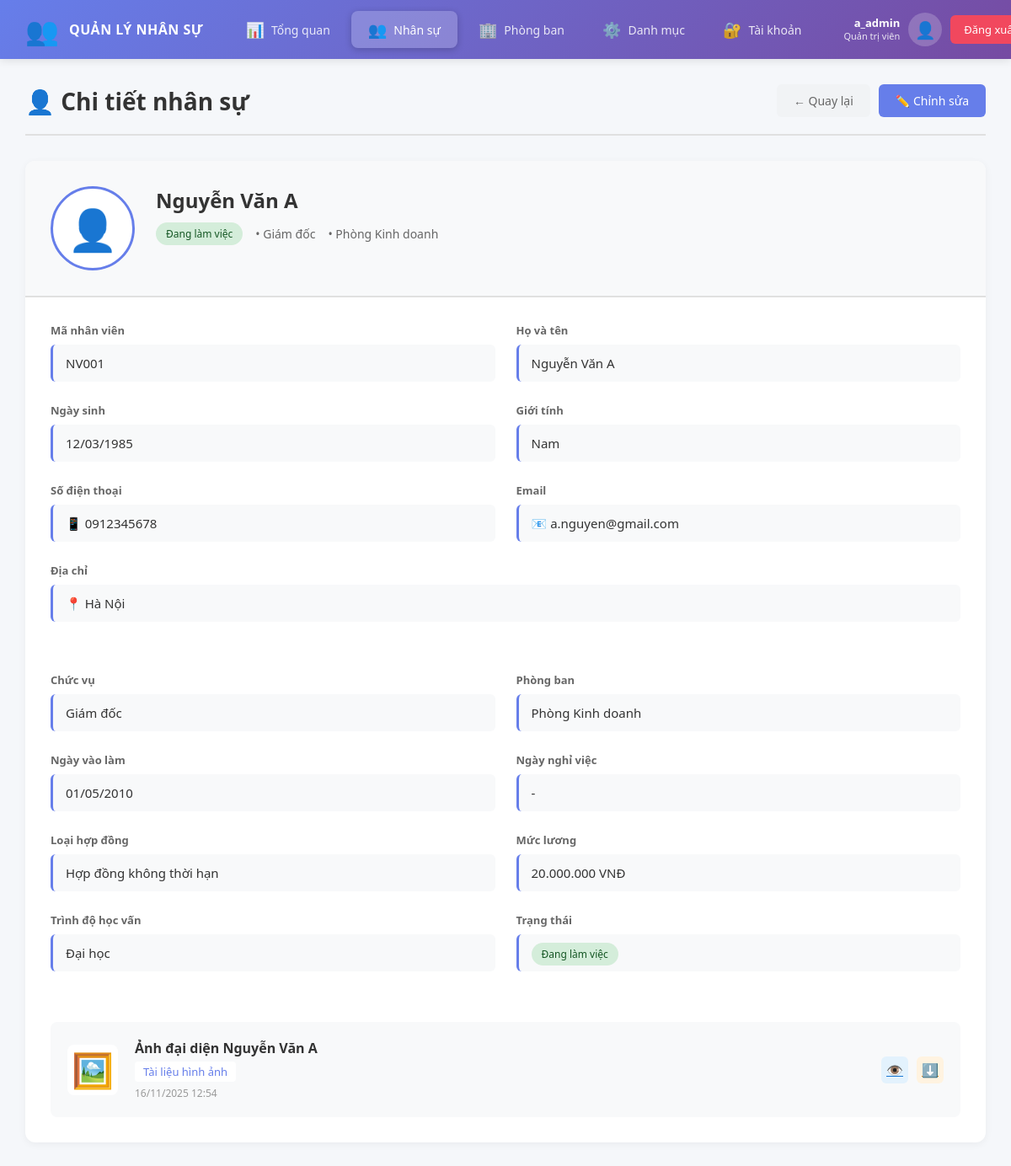
The page /nhan_su/nhan_su_detail.php?id=1 (signed in) on the database its author committed.
### tables this page shows
CREATE TABLE nhan_su (
    id INT AUTO_INCREMENT PRIMARY KEY,
    ma_nhan_vien VARCHAR(50) UNIQUE NOT NULL,
    ho_ten VARCHAR(100) NOT NULL,
    ngay_sinh DATE,
    gioi_tinh ENUM('Nam', 'Nữ', 'Khác') DEFAULT 'Nam',
    so_dien_thoai VARCHAR(15),
    email VARCHAR(100),
    dia_chi TEXT,
    anh_dai_dien VARCHAR(255),
    
     
    chuc_vu_id INT,
    phong_ban_id INT,
    ngay_vao_lam DATE,
    ngay_nghi_viec DATE NULL,
    loai_hop_dong_id INT,
    muc_luong DECIMAL(15,2),
    trinh_do_hoc_van_id INT,
    trang_thai_id INT DEFAULT 1,
    
    created_at TIMESTAMP DEFAULT CURRENT_TIMESTAMP,
    updated_at TIMESTAMP DEFAULT CURRENT_TIMESTAMP ON UPDATE CURRENT_TIMESTAMP,
    
    FOREIGN KEY (chuc_vu_id) REFERENCES chuc_vu(id),
    FOREIGN KEY (phong_ban_id) REFERENCES phong_ban(id),
    FOREIGN KEY (loai_hop_dong_id) REFERENCES loai_hop_dong(id),
    FOREIGN KEY (trinh_do_hoc_van_id) REFERENCES trinh_do_hoc_van(id),
    FOREIGN KEY (trang_thai_id) REFERENCES trang_thai_nhan_vien(id)
);

CREATE TABLE trang_thai_nhan_vien (
    id INT AUTO_INCREMENT PRIMARY KEY,
    ten_trang_thai VARCHAR(50) NOT NULL,
    created_at TIMESTAMP DEFAULT CURRENT_TIMESTAMP
);

CREATE TABLE chuc_vu (
    id INT AUTO_INCREMENT PRIMARY KEY,
    ten_chuc_vu VARCHAR(100) NOT NULL,
    created_at TIMESTAMP DEFAULT CURRENT_TIMESTAMP
);

CREATE TABLE phong_ban (
    id INT AUTO_INCREMENT PRIMARY KEY,
    ma_phong_ban VARCHAR(50) UNIQUE NOT NULL,
    ten_phong_ban VARCHAR(100) NOT NULL,
    truong_phong INT NULL,
    mo_ta TEXT,
    created_at TIMESTAMP DEFAULT CURRENT_TIMESTAMP,
    updated_at TIMESTAMP DEFAULT CURRENT_TIMESTAMP ON UPDATE CURRENT_TIMESTAMP
);

CREATE TABLE loai_hop_dong (
    id INT AUTO_INCREMENT PRIMARY KEY,
    ten_loai VARCHAR(100) NOT NULL,
    created_at TIMESTAMP DEFAULT CURRENT_TIMESTAMP
);

CREATE TABLE trinh_do_hoc_van (
    id INT AUTO_INCREMENT PRIMARY KEY,
    ten_trinh_do VARCHAR(100) NOT NULL,
    created_at TIMESTAMP DEFAULT CURRENT_TIMESTAMP
);

CREATE TABLE tai_lieu_nhan_su (
    id INT AUTO_INCREMENT PRIMARY KEY,
    nhan_su_id INT NOT NULL,
    loai_tai_lieu_id INT NOT NULL,
    ten_tai_lieu VARCHAR(255) NOT NULL,
    duong_dan_file VARCHAR(255) NOT NULL,
    ghi_chu TEXT,
    created_at TIMESTAMP DEFAULT CURRENT_TIMESTAMP,
    
    FOREIGN KEY (nhan_su_id) REFERENCES nhan_su(id) ON DELETE CASCADE,
    FOREIGN KEY (loai_tai_lieu_id) REFERENCES loai_tai_lieu(id)
);

CREATE TABLE loai_tai_lieu (
    id INT AUTO_INCREMENT PRIMARY KEY,
    ten_loai VARCHAR(100) NOT NULL,
    created_at TIMESTAMP DEFAULT CURRENT_TIMESTAMP
);

### src/config.php (called while the page is built, shortened)
<?php
function formatVND($number) {
    return number_format($number, 0, ',', '.') . ' VNĐ';
}
function formatDate($date) {
    return date('d/m/Y', strtotime($date));
}
?>

### src/nhan_su/nhan_su_detail.php (the view, shortened to what this page needs)
<?php
require_once '../config.php';
$id = $_GET['id'] ?? 0;
try {
    $stmt = $pdo->prepare("
        SELECT ns.*,
               pb.ten_phong_ban,
               cv.ten_chuc_vu,
               lhd.ten_loai as loai_hop_dong,
               td.ten_trinh_do,
               tt.ten_trang_thai
        FROM nhan_su ns
        LEFT JOIN phong_ban pb ON ns.phong_ban_id = pb.id
        LEFT JOIN chuc_vu cv ON ns.chuc_vu_id = cv.id
        LEFT JOIN loai_hop_dong lhd ON ns.loai_hop_dong_id = lhd.id
        LEFT JOIN trinh_do_hoc_van td ON ns.trinh_do_hoc_van_id = td.id
        LEFT JOIN trang_thai_nhan_vien tt ON ns.trang_thai_id = tt.id
        WHERE ns.id = ?
    ");
    $stmt->execute([$id]);
    $nhansu = $stmt->fetch();
    $stmt = $pdo->prepare("
        SELECT tl.*, lt.ten_loai
        FROM tai_lieu_nhan_su tl
        LEFT JOIN loai_tai_lieu lt ON tl.loai_tai_lieu_id = lt.id
        WHERE tl.nhan_su_id = ?
        ORDER BY tl.created_at DESC
    ");
    $stmt->execute([$id]);
    $tai_lieu_list = $stmt->fetchAll();
} catch (PDOException $e) {
    die("Lỗi: " . $e->getMessage());
}
?>
<!DOCTYPE html>
<html lang="vi">
<head>
    <link rel="stylesheet" href="../../assets/style.css">
</head>
<body>
    <?php include '../sidebar.php'; ?>
    <div class="main-content">
        <div class="header">
            <h1>👤 Chi tiết nhân sự</h1>
            <div class="header-actions">
                <a href="nhan_su.php" class="btn-secondary">← Quay lại</a>
                <a href="nhan_su_edit.php?id=<?php echo $id; ?>" class="btn-primary">✏️ Chỉnh sửa</a>
            </div>
        </div>
        <div class="table-container">
            <div class="profile-header-inline">
                <div class="profile-avatar-inline">
                    <?php if ($nhansu['anh_dai_dien']): ?>
                    <img src="<?php echo $nhansu['anh_dai_dien']; ?>" alt="Avatar">
                    <?php else: ?>
                    <div class="avatar-placeholder">👤</div>
                    <?php endif; ?>
                </div>
                <div class="profile-info-inline">
                    <h2><?php echo $nhansu['ho_ten']; ?></h2>
                    <div class="profile-meta">
                        <span
                            class="badge <?php echo $nhansu['trang_thai_id'] == 1 ? 'badge-success' : ($nhansu['trang_thai_id'] == 2 ? 'badge-warning' : 'badge-danger'); ?>">
                            <?php echo $nhansu['ten_trang_thai']; ?>
                        </span>
                        <span>• <?php echo $nhansu['ten_chuc_vu']; ?></span>
                        <span>• <?php echo $nhansu['ten_phong_ban']; ?></span>
                    </div>
                </div>
            </div>
            <div id="tab1" class="tab-content active">
                <div style="padding: 30px;">
                    <div class="info-grid-view">
                        <div class="info-row">
                            <label>Mã nhân viên</label>
                            <div class="info-value"><?php echo $nhansu['ma_nhan_vien']; ?></div>
                        </div>
                        <div class="info-row">
                            <label>Họ và tên</label>
                            <div class="info-value"><?php echo $nhansu['ho_ten']; ?></div>
                        </div>
                        <div class="info-row">
                            <label>Ngày sinh</label>
                            <div class="info-value"><?php echo formatDate($nhansu['ngay_sinh']); ?></div>
                        </div>
                        <div class="info-row">
                            <label>Giới tính</label>
                            <div class="info-value"><?php echo $nhansu['gioi_tinh']; ?></div>
                        </div>
                        <div class="info-row">
                            <label>Số điện thoại</label>
                            <div class="info-value">📱 <?php echo $nhansu['so_dien_thoai'] ?: '-'; ?></div>
                        </div>
                        <div class="info-row">
                            <label>Email</label>
                            <div class="info-value">📧 <?php echo $nhansu['email'] ?: '-'; ?></div>
                        </div>
                        <div class="info-row full-width">
                            <label>Địa chỉ</label>
                            <div class="info-value">📍 <?php echo $nhansu['dia_chi'] ?: '-'; ?></div>
                        </div>
                    </div>
                </div>
            </div>
            <div id="tab2" class="tab-content">
                <div style="padding: 30px;">
                    <div class="info-grid-view">
                        <div class="info-row">
                            <label>Chức vụ</label>
                            <div class="info-value"><?php echo $nhansu['ten_chuc_vu'] ?: '-'; ?></div>
                        </div>
                        <div class="info-row">
                            <label>Phòng ban</label>
                            <div class="info-value"><?php echo $nhansu['ten_phong_ban'] ?: '-'; ?></div>
                        </div>
                        <div class="info-row">
                            <label>Ngày vào làm</label>
                            <div class="info-value"><?php echo formatDate($nhansu['ngay_vao_lam']); ?></div>
                        </div>
                        <div class="info-row">
                            <label>Ngày nghỉ việc</label>
                            <div class="info-value">
                                <?php echo $nhansu['ngay_nghi_viec'] ? formatDate($nhansu['ngay_nghi_viec']) : '-'; ?>
                            </div>
                        </div>
                        <div class="info-row">
                            <label>Loại hợp đồng</label>
                            <div class="info-value"><?php echo $nhansu['loai_hop_dong'] ?: '-'; ?></div>
                        </div>
                        <div class="info-row">
                            <label>Mức lương</label>
                            <div class="info-value">
                                <?php echo $nhansu['muc_luong'] ? formatVND($nhansu['muc_luong']) : '-'; ?></div>
                        </div>
                        <div class="info-row">
                            <label>Trình độ học vấn</label>
                            <div class="info-value"><?php echo $nhansu['ten_trinh_do'] ?: '-'; ?></div>
                        </div>
                        <div class="info-row">
                            <label>Trạng thái</label>
                            <div class="info-value">
                                <span
                                    class="badge <?php echo $nhansu['trang_thai_id'] == 1 ? 'badge-success' : ($nhansu['trang_thai_id'] == 2 ? 'badge-warning' : 'badge-danger'); ?>">
                                    <?php echo $nhansu['ten_trang_thai']; ?>
                                </span>
                            </div>
                        </div>
                    </div>
                </div>
            </div>
            <div id="tab3" class="tab-content">
                <div style="padding: 30px;">
                    <?php if (empty($tai_lieu_list)): ?>
                    <div style="text-align: center; padding: 60px; color: #999;">
                        <div style="font-size: 64px; margin-bottom: 15px;">📁</div>
                        <p>Chưa có tài liệu nào</p>
                    </div>
                    <?php else: ?>
                    <div class="documents-grid">
                        <?php foreach ($tai_lieu_list as $tl): ?>
                        <div class="document-card">
                            <div class="doc-icon">
                                <?php
                                        $ext = strtolower(pathinfo($tl['duong_dan_file'], PATHINFO_EXTENSION));
                                        $icons = ['pdf' => '📄', 'doc' => '📝', 'docx' => '📝', 'xls' => '📊', 'xlsx' => '📊', 'jpg' => '🖼️', 'jpeg' => '🖼️', 'png' => '🖼️', 'mp4' => '🎥'];
                                        echo $icons[$ext] ?? '📎';
                                        ?>
                            </div>
                            <div class="doc-info">
                                <div class="doc-name"><?php echo $tl['ten_tai_lieu']; ?></div>
                                <div class="doc-type"><?php echo $tl['ten_loai']; ?></div>
                                <div class="doc-meta">
                                    <?php echo date('d/m/Y H:i', strtotime($tl['created_at'])); ?>
                                </div>
                            </div>
                            <div class="doc-actions">
                                <a href="<?php echo $tl['duong_dan_file']; ?>" target="_blank" class="btn-icon btn-view"
                                    title="Xem">👁️</a>
                                <a href="<?php echo $tl['duong_dan_file']; ?>" download class="btn-icon btn-edit"
                                    title="Tải về">⬇️</a>
                            </div>
                        </div>
                        <?php endforeach; ?>
                    </div>
                    <?php endif; ?>
                </div>
            </div>
        </div>
    </div>
</body>
</html>

### assets/style.css (style rules this page uses)
* { margin: 0; padding: 0; box-sizing: border-box; }
body { font-family: 'Segoe UI', Tahoma, Geneva, Verdana, sans-serif; background: #f5f7fa; color: #333; overflow-x: hidden; }
.main-content { margin-left: 0; margin-top: 70px; padding: 30px; min-height: calc(100vh - 70px); }
.header { display: flex; justify-content: space-between; align-items: center; margin-bottom: 30px; padding-bottom: 20px; border-bottom: 2px solid #e0e0e0; }
.header h1 { font-size: 28px; color: #333; }
.header-actions { display: flex; align-items: center; gap: 10px; }
.table-container { background: white; border-radius: 12px; box-shadow: 0 2px 10px rgba(0,0,0,0.05); overflow: hidden; }
.btn-primary { padding: 10px 20px; background: #667eea; color: white; border: none; border-radius: 6px; cursor: pointer; font-size: 14px; font-weight: 500; text-decoration: none; display: inline-flex; align-items: center; gap: 8px; transition: all 0.3s; }
.badge { padding: 5px 12px; border-radius: 20px; font-size: 12px; font-weight: 500; }
.badge-success { background: #d4edda; color: #155724; }
.btn-icon { width: 32px; height: 32px; border: none; border-radius: 6px; cursor: pointer; display: flex; align-items: center; justify-content: center; font-size: 16px; transition: all 0.3s; }
.btn-view { background: #e3f2fd; color: #1976d2; }
.btn-edit { background: #fff3e0; color: #f57c00; }
.btn-secondary { padding: 10px 20px; background: #f1f3f5; color: #666; border: none; border-radius: 6px; cursor: pointer; font-size: 14px; font-weight: 500; transition: all 0.3s; text-decoration: none; display: inline-block; }

### src/sidebar.php (style rules this page uses)
.main-content { margin-left: 0 !important; margin-top: 70px; padding: 30px; min-height: calc(100vh - 70px); }

### src/nhan_su/nhan_su_detail.php (style rules this page uses)
.profile-header-inline { display: flex; gap: 25px; padding: 30px; background: #f8f9fa; border-bottom: 2px solid #e0e0e0; }
.profile-avatar-inline { width: 100px; height: 100px; border-radius: 50%; border: 3px solid #667eea; overflow: hidden; background: white; display: flex; align-items: center; justify-content: center; flex-shrink: 0; }
.avatar-placeholder { font-size: 48px; }
.profile-info-inline h2 { font-size: 24px; margin-bottom: 10px; color: #333; }
.profile-meta { display: flex; gap: 15px; align-items: center; font-size: 14px; color: #666; }
.info-grid-view { display: grid; grid-template-columns: 1fr 1fr; gap: 25px; }
.info-row { display: flex; flex-direction: column; gap: 8px; }
.info-row.full-width { grid-column: span 2; }
.info-row label { font-size: 13px; color: #666; font-weight: 600; }
.info-value { font-size: 15px; color: #333; padding: 12px 15px; background: #f8f9fa; border-radius: 6px; border-left: 3px solid #667eea; }
.documents-grid { display: grid; gap: 15px; }
.document-card { display: flex; align-items: center; gap: 20px; padding: 20px; background: #f8f9fa; border-radius: 8px; transition: all 0.3s; }
.doc-icon { font-size: 40px; width: 60px; height: 60px; background: white; border-radius: 8px; display: flex; align-items: center; justify-content: center; flex-shrink: 0; }
.doc-info { flex: 1; }
.doc-name { font-size: 16px; font-weight: 600; color: #333; margin-bottom: 5px; }
.doc-type { font-size: 13px; color: #667eea; background: white; padding: 3px 10px; border-radius: 4px; display: inline-block; margin-bottom: 5px; }
.doc-meta { font-size: 12px; color: #999; }
.doc-actions { display: flex; gap: 10px; }

### rows shown on the page
nhan_su: ho_ten "Nguyễn Văn A", trang_thai.ten_trang_thai "Đang làm việc", chuc_vu.ten_chuc_vu "Giám đốc", phong_ban.ten_phong_ban "Phòng Kinh doanh", ma_nhan_vien "NV001", ngay_sinh "12/03/1985", gioi_tinh "Nam", so_dien_thoai "0912345678", email "a.nguyen@gmail.com", dia_chi "Hà Nội", ngay_vao_lam "01/05/2010", loai_hop_dong.ten_loai "Hợp đồng không thời hạn", muc_luong "20.000.000 VNĐ", trinh_do_hoc_van.ten_trinh_do "Đại học"
tai_lieu_nhan_su: duong_dan_file "🖼️", ten_tai_lieu "Ảnh đại diện Nguyễn Văn A", loai_tai_lieu.ten_loai "Tài liệu hình ảnh", created_at "16/11/2025 12:54"

### other values the page prints
$_SESSION['username'] "a_admin"
